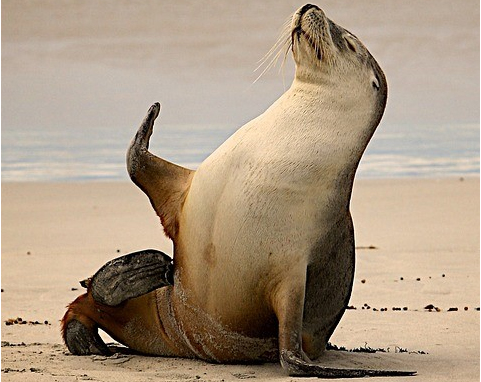
#> input picture images/seal.png, 481 x 382 px, found by its file name
$ jupyter execute WEEK-3_images_colab.ipynb
#> lines starting #> are read from the running program, lines starting #| are printed output that depends on the picture; after the words box and inside, x2 and y2 are one past the last pixel; in counts of white or black regions, pixels touching at a corner belong together
# OpenCV and basics of images in Python

## Preface: Images in Colab

OpenCV's input and output functions do not work well in Google Colab. The following cell provides alternates that do. In the examples, treat `cv2_imread` and `cv2_imshow` as OpenCV library calls.

[cell 1]
from google.colab.patches import cv2_imshow


def cv2_imread(url):
    import urllib
    import numpy

    request = urllib.request.urlopen(url)
    data = numpy.asarray(bytearray(request.read()), dtype=numpy.uint8)
    return cv2.imdecode(data, cv2.IMREAD_COLOR)
#> returned value is the input picture: shape (382, 481, 3); mean B, G, R 130.1, 152, 171.1

## Example 1: OpenCV Basics

This program illustrates the basic usage of the OpenCV library. It begins by importing the library, which allows us to call functions from it. The library is called `cv2`, and a function call prepended by `cv2.` is a library call.
The program then loads the image from a file into a Numpy array. This loads the data from the harddrive into memory, and decodes the file format into a three-dimensional array. The dimensions are width and height, defined by the image size, and color depth. In most cases the color depth will be 3, one number for each of the red, green and blue color components. The program then gets the center of the image, using its width and height. Those are obtained from the `shape` member, which lists the sizes of the image's dimensions. For a typical image, `shape` will look like `[width, height, 3]`. The ‘//’ operator performs integer division, discarding the fractional part, to obtain the center coordinate, which the program uses to color the center pixel. Each pixel is a 3 element array, so the program overwrites the original with `[0, 0, 255]`, which is pure red in BGR format. The program finishes by saving the image and displaying it on the screen

[cell 2]
import cv2

image = cv2_imread(
    "https://raw.githubusercontent.com/DeGirum/orca_ai_club/main/images/seal.png"
)

center_y = image.shape[0] // 2
#> center_y = 191
center_x = image.shape[1] // 2
#> center_x = 240

image[center_y][center_x] = [0, 0, 255]
#> image: shape (382, 481, 3); under 0.01% of pixels changed, all inside (x1, y1, x2, y2) = (240, 191, 241, 192)

cv2_imshow(image)

## Example 2: OpenCV Basics, modified

This program is just like the previous one, but instead of modifying one pixel, it modifies a number of them by using two `for` loops. Note that as one of the loops is inside the other, or "nested", it gets executed for every run , or "iteration", of the oputher loop.

[cell 3]
import cv2

image = cv2_imread(
    "https://raw.githubusercontent.com/DeGirum/orca_ai_club/main/images/seal.png"
)

center_y = image.shape[0] // 2
center_x = image.shape[1] // 2

for x in range(-5, 5):
    for y in range(-5, 5):
        image[center_y + y][center_x + x] = [0, 0, 255]
#> image: shape (382, 481, 3); 0.05% of pixels changed, all inside (x1, y1, x2, y2) = (235, 186, 245, 196)

cv2_imshow(image)

## Example 3: Simple resizing with OpenCV

This program uses an OpenCV library call to `resize` the source image to a given target size. However as the aspect ratio (width/height) of the source image and the target do not match, the image gets distorted.

[cell 4]
import cv2

image = cv2_imread(
    "https://raw.githubusercontent.com/DeGirum/orca_ai_club/main/images/seal.png"
)

image = cv2.resize(image, (256, 256))
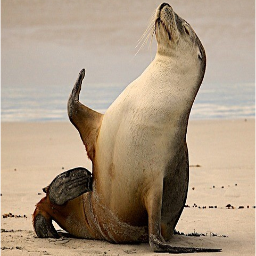
#> image: shape (256, 256, 3); mean B, G, R 130, 151.9, 171

cv2_imshow(image)

## Example 4: Cropping with OpenCV

This program illustrates cropping. To avoid distortion, it discards the extra data to match the target aspect ratio, and then resizes the image.
It begins by computing the new size of the source image. For cropping, we leave the smaller dimension as is, and use the target aspect ratio to compute a new value of the larger dimension. Here, the target is 256/256 = 1, so the program finds the minimum of the two dimensions. The program then calculates `top` and `left` as the top left corner of the smaller image. As our source image is too wide, `top` will just be zero, since we don't need to crop from the top.`lLef`t will be half the difference between the target width and the original width, as we want to crop off two equal strips from each side.
To crop the image, the program uses slicing syntax. This uses two numbers for each coordinate, a maximum and a minimum, separated by a colon. All the data between the two coordinates will be retained, all the rest will be discarded. A colon with no numbers means “keep everything”. We use that to keep all 3 components of the pixel data.

[cell 5]
import cv2

image = cv2_imread(
    "https://raw.githubusercontent.com/DeGirum/orca_ai_club/main/images/seal.png"
)

height = image.shape[0]
#> height = 382
width = image.shape[1]
#> width = 481

dimension = min(height, width)
#> dimension = 382
top = int(round((height - dimension) / 2.0))
#> top = 0
left = int(round((width - dimension) / 2.0))
#> left = 50

image = image[top : top + dimension, left : left + dimension, :]
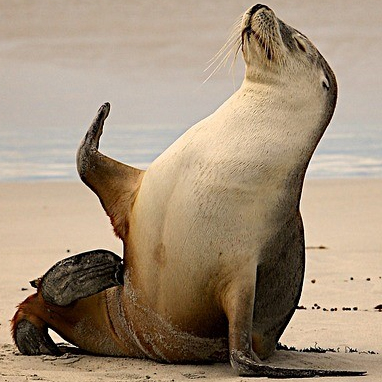
#> image: shape (382, 382, 3); mean B, G, R 121.7, 143.9, 163.1

image = cv2.resize(image, (256, 256))
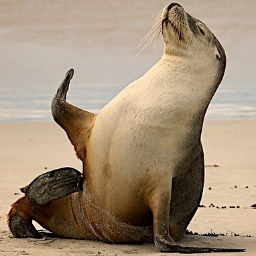
#> image: shape (256, 256, 3); mean B, G, R 121.6, 143.8, 163

cv2_imshow(image)

## Example 5: Letterboxing with OpenCV

This program illustrates letterboxing. To avoid distortion and preserve the entirety of our image, it pads the image to the target aspect ratio with black strips before resizing.
Here, the program starts by importing the `numpy` library. In OpenCV, images are represented by `numpy` arrays. We have not needed to call numpy directly before, but, now we need create a new image via a `numpy` call. Before the program can create the new image, it computes its size, this time leaving the larger dimension of the original image as is. As the target aspect ratio is still 1, the program uses the maximum of the two dimesions to use as the size of the new image. The program then calculates `top` and `left` as the coordinates in the new image of top left corner of the smaller image. As our source image is too wide, `left` will just be zero, since the source image will span the entire width of the target. `top` will be half the difference between the target height and the original height, as we want to add two equal strips of black to each side.
The program then creates a grid of size `dimension x dimension x 3`. The 3 is the three bytes of a pixel, and all being zero they represent black. The program proceeds by using the slicing syntax to copy our original image into a region of the new image, and resizes the result.

[cell 6]
import cv2
import numpy

image = cv2_imread(
    "https://raw.githubusercontent.com/DeGirum/orca_ai_club/main/images/seal.png"
)

height = image.shape[0]
width = image.shape[1]

dimension = max(height, width)
#> dimension = 481
left = (dimension - width) // 2
#> left = 0
top = (dimension - height) // 2
#> top = 49

new_image = numpy.zeros((dimension, dimension, 3), image.dtype)
new_image[top : top + height, left : left + width, :] = image
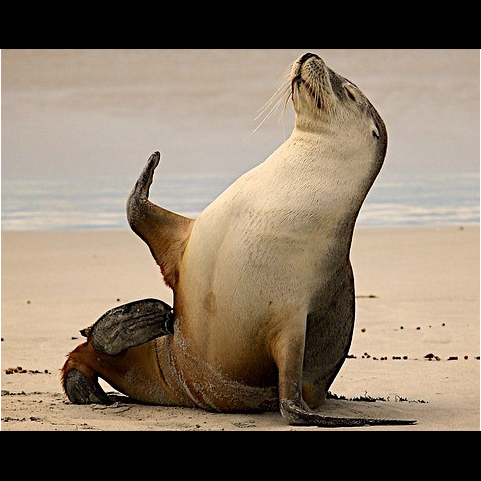
#> new_image: shape (481, 481, 3); mean B, G, R 103.3, 120.7, 135.9

new_image = cv2.resize(new_image, (256, 256))
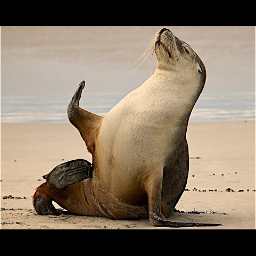
#> new_image: shape (256, 256, 3); mean B, G, R 103.2, 120.6, 135.8

cv2_imshow(new_image)
